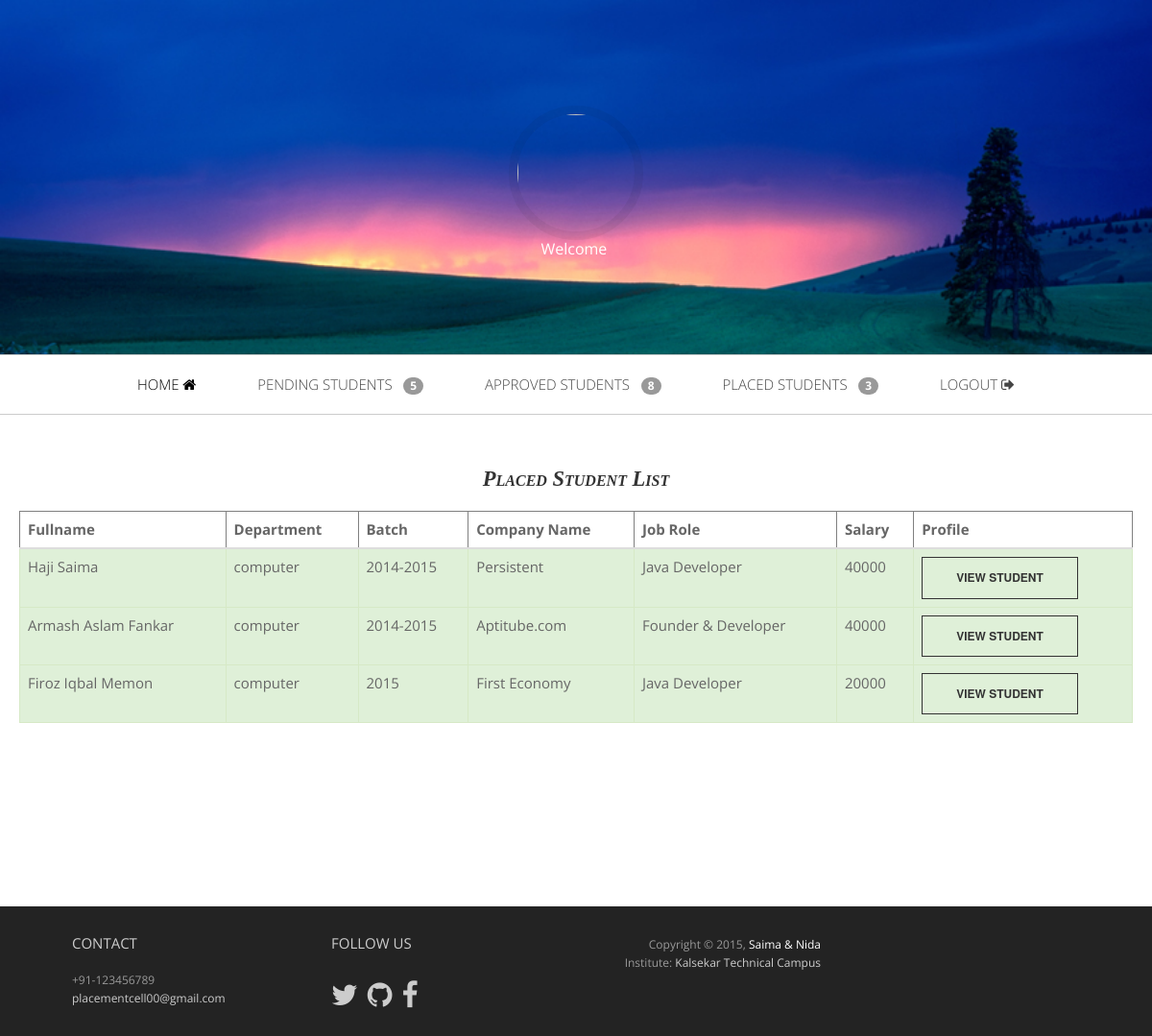
The page /department/placedstud.php on the database its author committed.
### tables this page shows
CREATE TABLE IF NOT EXISTS `student_info` (
  `sid` int(255) NOT NULL,
  `username` varchar(255) NOT NULL,
  `fullname` varchar(255) NOT NULL,
  `dob` varchar(255) NOT NULL,
  `gender` varchar(255) NOT NULL,
  `address` varchar(255) NOT NULL,
  `about_you` varchar(255) NOT NULL,
  `institute` varchar(255) NOT NULL,
  `university` varchar(255) NOT NULL,
  `department` varchar(255) NOT NULL,
  `batch` varchar(255) NOT NULL,
  `deg_sem1` int(255) NOT NULL,
  `deg_sem2` int(255) NOT NULL,
  `deg_sem3` int(255) NOT NULL,
  `deg_sem4` int(255) NOT NULL,
  `deg_sem5` int(255) NOT NULL,
  `deg_sem6` int(255) NOT NULL,
  `deg_sem7` int(255) NOT NULL,
  `deg_sem8` int(255) NOT NULL,
  `deg_agg` int(255) NOT NULL,
  `diploma_agg` int(255) NOT NULL,
  `kt` int(255) NOT NULL,
  `hsc` int(255) NOT NULL,
  `ssc` int(255) NOT NULL,
  `key_skills` varchar(255) NOT NULL,
  `project_title` varchar(255) NOT NULL,
  `company` varchar(255) NOT NULL,
  `job_role` varchar(255) NOT NULL,
  `salary` int(255) NOT NULL,
  `approval` varchar(255) NOT NULL,
  `placed` varchar(255) NOT NULL,
  `filename` varchar(255) NOT NULL
);

### department/placedstud.php (the view, shortened to what this page needs)
<?php
include "dmenu.php"; ?>
<?php
				$host="localhost";
				$user="root";
				$pass="root";
				$con = mysql_connect("$host","$user","$pass");
				$sql = "SELECT * from student_info si,stud_login sl where si.sid=sl.sid and sl.approval='yes' and si.placed='yes'";
				$result = mysql_query($sql,$con);
      $count = mysql_num_rows($result);
            if($count==true){
?>
<body>
<div class="">
	<div id="respond">
        <center><h4 style="font-family:Acadian;
                            font-size:1.5em;
                            font-variant:small-caps;
                            font-style:oblique;
                            font-weight:800;">
                                            Placed Student List
                </h4>
        </center>
<div class="bs-example">
            <table class="table" border="1">
                <thead>
                    <tr>
                    <th>Fullname</th>
                    <th>Department</th>
                    <th>Batch</th>
                    <th>Company Name</th>
                    <th>Job Role</th>
                    <th>Salary</th>
                    <th>Profile</th>
                    </tr>
                </thead>
                 <tbody>
                     <?php
while ($row = mysql_fetch_array($result)){
                $fullname= $row['fullname'];
                $department = $row['department'];
                $batch=$row['batch'];
                $comp=$row['company'];
                $job=$row['job_role'];
                $salary=$row['salary'];
                     ?>
                    <tr class="success">
                        <td><?php echo $fullname ?></td>
                        <td><?php echo $department ?></td>
                        <td><?php echo $batch ?></td>
                        <td><?php echo $comp ?></td>
                        <td><?php echo $job ?></td>
                        <td><?php echo $salary ?></td>
                        <td>
                        <form action="viewplacedstud.php" method="post">
                         <button type="submit" class="btn btn-action">View Student</button>                             </form>
                        </td>
                     </tr>
                    <?php } } ?>
                </tbody>
            </table>
        </div>
    </div>
</div>
</div><br><br><br><br><Br>
</body>

### department/dmenu.php (shortened to what this page needs)
<!DOCTYPE html>
<html lang="en">
	<head>
	<link href="../assets/css/bootstrap.no-icons.min.css" rel="stylesheet">
	<link href="http://netdna.bootstrapcdn.com/font-awesome/4.0.3/css/font-awesome.css" rel="stylesheet">
	<link rel="stylesheet" href="../assets/css/styles.css">
</head>
<body class="home">
<header id="header">
	<div id="head" class="parallax" parallax-speed="1">
		<h1 id="logo" class="text-center">
			<span class="tagline">
            	<?php
					$did = $_SESSION['s_id'];
				$host="localhost";
				$user="root";
				$pass="root";
				$con = mysql_connect("$host","$user","$pass");
				$sql = "SELECT * from department where did='{$did}'";
				$result = mysql_query($sql,$con);
				$row=mysql_fetch_array($result);
                $username=$row['username'];
                ?>
                <img class="img-circle" src="uploaded/<?php echo $username; ?> " height="160" width="160">
                <?php
                echo "<font color=white>".Welcome."&nbsp;".$username."</font>";
				?>
                </span>
		</h1>
	</div>
	<?php
            $pending="select count(sid) from stud_login where approval=''";
            $presult = mysql_query($pending,$con);
				$prow=mysql_fetch_array($presult);
            $approved="select count(sl.sid) from stud_login as sl,student_info as si where si.sid=sl.sid and  sl.approval='yes' and si.placed=''";
            $aresult = mysql_query($approved,$con);
				$arow=mysql_fetch_array($aresult);
            $placed="select count(sid) from student_info where placed='yes'";
            $placedresult = mysql_query($placed,$con);
				$placedrow=mysql_fetch_array($placedresult);
            ?>
	<nav class="navbar navbar-default navbar-sticky">
		<div class="container-fluid">
			<div class="navbar-collapse collapse">
				<ul class="nav navbar-nav">
					<li class="active"><a href="dhome.php">Home <i class="fa fa-home"></i></a></li>
					<li><a href="pendingstud.php">Pending Students &nbsp;&nbsp;<span class="badge"><?php echo  $prow['count(sid)']; ?></span> </a>
                            </li>
							<li><a href="approvedstud.php">Approved Students &nbsp;&nbsp;<span class="badge"><?php echo  $arow['count(sl.sid)']; ?></span></a></li>
							<li><a href="placedstud.php">Placed Students &nbsp;&nbsp;<span class="badge"><?php echo  $placedrow['count(sid)']; ?></span></a></li>
		<li><a href="../logout.php">Logout <i class="fa fa-sign-out"></i></a></li>
				</ul>
			</div>
		</div>
	</nav>

### assets/css/styles.css (style rules this page uses)
html { font-size: 100%; }
body { font-size: 15px; font-size: 0.9375rem; font-family: "Open sans", Helvetica, Arial, sans-serif; color: #666666; padding: 0; }
p { line-height: 1.6em; margin: 0 0 30px 0; }
ul, ol { line-height: 1.6em; margin: 0 0 30px 0; }
h1, h2, h3, h4, h5, h6, .h1, .h2, .h3, .h4, .h5, .h6 { font-family: "Open sans", Helvetica, Arial, sans-serif; font-weight: 400; color: #333333; }
h1 { font-size: 40px; font-size: 2.5rem; }
h3 { font-size: 30px; font-size: 1.875rem; }
h4 { font-size: 24px; font-size: 1.5rem; }
a { color: #bd1550; }
#head { background: #f4f4f4 url(../images/sunrise.jpg) top center; background-size: cover; color: #7C7C7C; padding: 35px 0 35px 0; }
#head img.img-circle { display: block; width: 140px; height: 140px; overflow: hidden; border: 9px solid rgba(0, 0, 0, 0.05); margin: 0 auto; }
#head .tagline { display: block; font-size: 14px; font-size: 0.875rem; line-height: 1.2em; color: #7C7C7C; margin: 5px 0 0; }
.home #head { padding: 90px 0; }
.home #head .tagline { font-size: 16px; font-size: 1rem; margin: 15px 0 0; }
.navbar { border-width: 1px 0; -webkit-border-radius: 0; -webkit-background-clip: padding-box; -moz-border-radius: 0; -moz-background-clip: padding; border-radius: 0; background-clip: padding-box; width: 100%; }
.navbar-collapse { -webkit-border-radius: 0; -webkit-background-clip: padding-box; -moz-border-radius: 0; -moz-background-clip: padding; border-radius: 0; background-clip: padding-box; font-family: "Open sans", Helvetica, Arial, sans-serif; font-weight: 300; text-transform: uppercase; }
.navbar-collapse .navbar-nav { float: none; margin: 0 auto; text-align: center; }
.navbar-collapse .navbar-nav > li { float: none; display: inline-block; }
.navbar-collapse .navbar-nav > li > a { padding: 20px 30px; }
.navbar-default { background-color: #ffffff; border-color: #cccccc; }
.navbar-default .navbar-nav > li > a { color: #454545; }
.navbar-default .navbar-nav > .active > a, .navbar-default .navbar-nav > .active > a:hover, .navbar-default .navbar-nav > .active > a:focus { color: #000000; background-color: #ffffff; }
.navbar-default .navbar-collapse, .navbar-default .navbar-form { border-color: #cccccc; }
img { max-width: 100%; }
.btn { font-size: 12px; font-size: 0.75rem; text-decoration: none; text-transform: uppercase; font-family: "Helvetica Neue", Helvetica, Arial, sans-serif; color: #333; -webkit-border-radius: 0px; -webkit-background-clip: padding-box; -moz-border-radius: 0px; -moz-background-clip: padding; border-radius: 0px; background-clip: padding-box; -webkit-transition-property: all; -moz-transition-property: all; -o-transition-property: all; -ms-transition-property: all; transition-property: all; -webkit-transition-duration: 0.2s; -moz-transition-duration: 0.2s; -o-transition-duration: 0.2s; transition-duration: 0.2s; border: 0 none; padding: 12px 35px; text-shadow: 0 1px 0px #780d33; }
.btn-action { font-weight: bold; background: transparent!important; border: 1px solid #333; text-shadow: none; }
#respond { margin: 55px 0 0 0; }
#footer { background: #232323; padding: 30px 0 0 0; font-size: 12px; color: #999; }
#footer a { color: #ccc; }
#footer h3.widget-title { font-size: 15px; font-size: 0.9375rem; text-transform: uppercase; color: #ccc; margin: 0 0 20px; }
.follow-me-icons { font-size: 30px; }
.follow-me-icons i { float: left; margin: 0 10px 0 0; }
@media (min-width: 1200px) { .container { max-width: 1080px; } }

### department/placedstud.php (style rules this page uses)
.bs-example { margin: 20px; }

### rows shown on the page
student_info: fullname "Haji Saima", department "computer", batch "2014-2015", company "Persistent", job_role "Java Developer", salary "40000"
student_info: fullname "Armash Aslam Fankar", department "computer", batch "2014-2015", company "Aptitube.com", job_role "Founder & Developer", salary "40000"
student_info: fullname "Firoz Iqbal Memon", department "computer", batch "2015", company "First Economy", job_role "Java Developer", salary "20000"

### other values the page prints
Welcome "Welcome"
$prow['count(sid)'] "5"
$arow['count(sl.sid)'] "8"
$placedrow['count(sid)'] "3"
